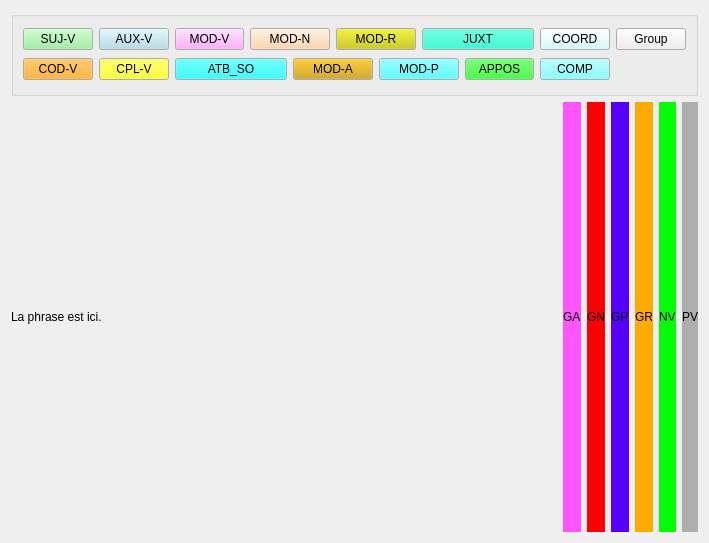
<?xml version="1.0" encoding="UTF-8"?>
<ui version="4.0">
 <class>SyanotMainWindow</class>
 <widget class="QFrame" name="SyanotMainWindow">
  <property name="geometry">
   <rect>
    <x>0</x>
    <y>0</y>
    <width>709</width>
    <height>543</height>
   </rect>
  </property>
  <property name="windowTitle">
   <string>Syanot</string>
  </property>
  <layout class="QGridLayout" name="gridLayout_2">
   <item row="0" column="0">
    <layout class="QVBoxLayout" name="vboxLayout">
     <item>
      <widget class="KButtonGroup" name="kbuttongroup">
       <property name="sizePolicy">
        <sizepolicy hsizetype="Expanding" vsizetype="Fixed">
         <horstretch>0</horstretch>
         <verstretch>0</verstretch>
        </sizepolicy>
       </property>
       <property name="minimumSize">
        <size>
         <width>200</width>
         <height>85</height>
        </size>
       </property>
       <layout class="QGridLayout" name="gridLayout">
        <item row="0" column="0">
         <widget class="KPushButton" name="sujvbutton">
          <property name="palette">
           <palette>
            <active>
             <colorrole role="Button">
              <brush brushstyle="SolidPattern">
               <color alpha="255">
                <red>144</red>
                <green>238</green>
                <blue>144</blue>
               </color>
              </brush>
             </colorrole>
            </active>
            <inactive>
             <colorrole role="Button">
              <brush brushstyle="SolidPattern">
               <color alpha="255">
                <red>144</red>
                <green>238</green>
                <blue>144</blue>
               </color>
              </brush>
             </colorrole>
            </inactive>
            <disabled>
             <colorrole role="Button">
              <brush brushstyle="SolidPattern">
               <color alpha="255">
                <red>144</red>
                <green>238</green>
                <blue>144</blue>
               </color>
              </brush>
             </colorrole>
            </disabled>
           </palette>
          </property>
          <property name="text">
           <string>SUJ-V</string>
          </property>
         </widget>
        </item>
        <item row="0" column="1">
         <widget class="KPushButton" name="auxvbutton">
          <property name="palette">
           <palette>
            <active>
             <colorrole role="Button">
              <brush brushstyle="SolidPattern">
               <color alpha="255">
                <red>173</red>
                <green>217</green>
                <blue>230</blue>
               </color>
              </brush>
             </colorrole>
            </active>
            <inactive>
             <colorrole role="Button">
              <brush brushstyle="SolidPattern">
               <color alpha="255">
                <red>173</red>
                <green>217</green>
                <blue>230</blue>
               </color>
              </brush>
             </colorrole>
            </inactive>
            <disabled>
             <colorrole role="Button">
              <brush brushstyle="SolidPattern">
               <color alpha="255">
                <red>173</red>
                <green>217</green>
                <blue>230</blue>
               </color>
              </brush>
             </colorrole>
            </disabled>
           </palette>
          </property>
          <property name="text">
           <string>AUX-V</string>
          </property>
         </widget>
        </item>
        <item row="0" column="2">
         <widget class="KPushButton" name="modvbutton">
          <property name="palette">
           <palette>
            <active>
             <colorrole role="Button">
              <brush brushstyle="SolidPattern">
               <color alpha="255">
                <red>255</red>
                <green>153</green>
                <blue>255</blue>
               </color>
              </brush>
             </colorrole>
            </active>
            <inactive>
             <colorrole role="Button">
              <brush brushstyle="SolidPattern">
               <color alpha="255">
                <red>255</red>
                <green>153</green>
                <blue>255</blue>
               </color>
              </brush>
             </colorrole>
            </inactive>
            <disabled>
             <colorrole role="Button">
              <brush brushstyle="SolidPattern">
               <color alpha="255">
                <red>255</red>
                <green>153</green>
                <blue>255</blue>
               </color>
              </brush>
             </colorrole>
            </disabled>
           </palette>
          </property>
          <property name="text">
           <string>MOD-V</string>
          </property>
         </widget>
        </item>
        <item row="0" column="3" colspan="2">
         <widget class="KPushButton" name="modnbutton">
          <property name="palette">
           <palette>
            <active>
             <colorrole role="Button">
              <brush brushstyle="SolidPattern">
               <color alpha="255">
                <red>255</red>
                <green>204</green>
                <blue>153</blue>
               </color>
              </brush>
             </colorrole>
            </active>
            <inactive>
             <colorrole role="Button">
              <brush brushstyle="SolidPattern">
               <color alpha="255">
                <red>255</red>
                <green>204</green>
                <blue>153</blue>
               </color>
              </brush>
             </colorrole>
            </inactive>
            <disabled>
             <colorrole role="Button">
              <brush brushstyle="SolidPattern">
               <color alpha="255">
                <red>255</red>
                <green>204</green>
                <blue>153</blue>
               </color>
              </brush>
             </colorrole>
            </disabled>
           </palette>
          </property>
          <property name="text">
           <string>MOD-N</string>
          </property>
         </widget>
        </item>
        <item row="0" column="5" colspan="2">
         <widget class="KPushButton" name="modrbutton">
          <property name="palette">
           <palette>
            <active>
             <colorrole role="Button">
              <brush brushstyle="SolidPattern">
               <color alpha="255">
                <red>204</red>
                <green>204</green>
                <blue>0</blue>
               </color>
              </brush>
             </colorrole>
            </active>
            <inactive>
             <colorrole role="Button">
              <brush brushstyle="SolidPattern">
               <color alpha="255">
                <red>204</red>
                <green>204</green>
                <blue>0</blue>
               </color>
              </brush>
             </colorrole>
            </inactive>
            <disabled>
             <colorrole role="Button">
              <brush brushstyle="SolidPattern">
               <color alpha="255">
                <red>204</red>
                <green>204</green>
                <blue>0</blue>
               </color>
              </brush>
             </colorrole>
            </disabled>
           </palette>
          </property>
          <property name="text">
           <string>MOD-R</string>
          </property>
         </widget>
        </item>
        <item row="0" column="7" colspan="2">
         <widget class="KPushButton" name="juxtbutton">
          <property name="palette">
           <palette>
            <active>
             <colorrole role="Button">
              <brush brushstyle="SolidPattern">
               <color alpha="255">
                <red>0</red>
                <green>255</green>
                <blue>204</blue>
               </color>
              </brush>
             </colorrole>
            </active>
            <inactive>
             <colorrole role="Button">
              <brush brushstyle="SolidPattern">
               <color alpha="255">
                <red>0</red>
                <green>255</green>
                <blue>204</blue>
               </color>
              </brush>
             </colorrole>
            </inactive>
            <disabled>
             <colorrole role="Button">
              <brush brushstyle="SolidPattern">
               <color alpha="255">
                <red>0</red>
                <green>255</green>
                <blue>204</blue>
               </color>
              </brush>
             </colorrole>
            </disabled>
           </palette>
          </property>
          <property name="text">
           <string>JUXT</string>
          </property>
         </widget>
        </item>
        <item row="0" column="9">
         <widget class="KPushButton" name="coordbutton">
          <property name="palette">
           <palette>
            <active>
             <colorrole role="Button">
              <brush brushstyle="SolidPattern">
               <color alpha="255">
                <red>204</red>
                <green>255</green>
                <blue>255</blue>
               </color>
              </brush>
             </colorrole>
            </active>
            <inactive>
             <colorrole role="Button">
              <brush brushstyle="SolidPattern">
               <color alpha="255">
                <red>204</red>
                <green>255</green>
                <blue>255</blue>
               </color>
              </brush>
             </colorrole>
            </inactive>
            <disabled>
             <colorrole role="Button">
              <brush brushstyle="SolidPattern">
               <color alpha="255">
                <red>204</red>
                <green>255</green>
                <blue>255</blue>
               </color>
              </brush>
             </colorrole>
            </disabled>
           </palette>
          </property>
          <property name="text">
           <string>COORD</string>
          </property>
         </widget>
        </item>
        <item row="1" column="0">
         <widget class="KPushButton" name="codvbutton">
          <property name="palette">
           <palette>
            <active>
             <colorrole role="Button">
              <brush brushstyle="SolidPattern">
               <color alpha="255">
                <red>255</red>
                <green>162</green>
                <blue>0</blue>
               </color>
              </brush>
             </colorrole>
            </active>
            <inactive>
             <colorrole role="Button">
              <brush brushstyle="SolidPattern">
               <color alpha="255">
                <red>255</red>
                <green>162</green>
                <blue>0</blue>
               </color>
              </brush>
             </colorrole>
            </inactive>
            <disabled>
             <colorrole role="Button">
              <brush brushstyle="SolidPattern">
               <color alpha="255">
                <red>255</red>
                <green>162</green>
                <blue>0</blue>
               </color>
              </brush>
             </colorrole>
            </disabled>
           </palette>
          </property>
          <property name="text">
           <string>COD-V</string>
          </property>
         </widget>
        </item>
        <item row="1" column="1">
         <widget class="KPushButton" name="cplvbutton">
          <property name="palette">
           <palette>
            <active>
             <colorrole role="Button">
              <brush brushstyle="SolidPattern">
               <color alpha="255">
                <red>255</red>
                <green>255</green>
                <blue>0</blue>
               </color>
              </brush>
             </colorrole>
            </active>
            <inactive>
             <colorrole role="Button">
              <brush brushstyle="SolidPattern">
               <color alpha="255">
                <red>255</red>
                <green>255</green>
                <blue>0</blue>
               </color>
              </brush>
             </colorrole>
            </inactive>
            <disabled>
             <colorrole role="Button">
              <brush brushstyle="SolidPattern">
               <color alpha="255">
                <red>255</red>
                <green>255</green>
                <blue>0</blue>
               </color>
              </brush>
             </colorrole>
            </disabled>
           </palette>
          </property>
          <property name="text">
           <string>CPL-V</string>
          </property>
         </widget>
        </item>
        <item row="1" column="2" colspan="2">
         <widget class="KPushButton" name="atbsobutton">
          <property name="palette">
           <palette>
            <active>
             <colorrole role="Button">
              <brush brushstyle="SolidPattern">
               <color alpha="255">
                <red>0</red>
                <green>255</green>
                <blue>255</blue>
               </color>
              </brush>
             </colorrole>
            </active>
            <inactive>
             <colorrole role="Button">
              <brush brushstyle="SolidPattern">
               <color alpha="255">
                <red>0</red>
                <green>255</green>
                <blue>255</blue>
               </color>
              </brush>
             </colorrole>
            </inactive>
            <disabled>
             <colorrole role="Button">
              <brush brushstyle="SolidPattern">
               <color alpha="255">
                <red>0</red>
                <green>255</green>
                <blue>255</blue>
               </color>
              </brush>
             </colorrole>
            </disabled>
           </palette>
          </property>
          <property name="text">
           <string>ATB_SO</string>
          </property>
         </widget>
        </item>
        <item row="1" column="4" colspan="2">
         <widget class="KPushButton" name="modabutton">
          <property name="palette">
           <palette>
            <active>
             <colorrole role="Button">
              <brush brushstyle="SolidPattern">
               <color alpha="255">
                <red>204</red>
                <green>153</green>
                <blue>0</blue>
               </color>
              </brush>
             </colorrole>
            </active>
            <inactive>
             <colorrole role="Button">
              <brush brushstyle="SolidPattern">
               <color alpha="255">
                <red>204</red>
                <green>153</green>
                <blue>0</blue>
               </color>
              </brush>
             </colorrole>
            </inactive>
            <disabled>
             <colorrole role="Button">
              <brush brushstyle="SolidPattern">
               <color alpha="255">
                <red>204</red>
                <green>153</green>
                <blue>0</blue>
               </color>
              </brush>
             </colorrole>
            </disabled>
           </palette>
          </property>
          <property name="text">
           <string>MOD-A</string>
          </property>
         </widget>
        </item>
        <item row="1" column="6" colspan="2">
         <widget class="KPushButton" name="modpbutton">
          <property name="palette">
           <palette>
            <active>
             <colorrole role="Button">
              <brush brushstyle="SolidPattern">
               <color alpha="255">
                <red>51</red>
                <green>255</green>
                <blue>255</blue>
               </color>
              </brush>
             </colorrole>
            </active>
            <inactive>
             <colorrole role="Button">
              <brush brushstyle="SolidPattern">
               <color alpha="255">
                <red>51</red>
                <green>255</green>
                <blue>255</blue>
               </color>
              </brush>
             </colorrole>
            </inactive>
            <disabled>
             <colorrole role="Button">
              <brush brushstyle="SolidPattern">
               <color alpha="255">
                <red>51</red>
                <green>255</green>
                <blue>255</blue>
               </color>
              </brush>
             </colorrole>
            </disabled>
           </palette>
          </property>
          <property name="text">
           <string>MOD-P</string>
          </property>
         </widget>
        </item>
        <item row="1" column="8">
         <widget class="KPushButton" name="apposbutton">
          <property name="palette">
           <palette>
            <active>
             <colorrole role="Button">
              <brush brushstyle="SolidPattern">
               <color alpha="255">
                <red>0</red>
                <green>255</green>
                <blue>0</blue>
               </color>
              </brush>
             </colorrole>
            </active>
            <inactive>
             <colorrole role="Button">
              <brush brushstyle="SolidPattern">
               <color alpha="255">
                <red>0</red>
                <green>255</green>
                <blue>0</blue>
               </color>
              </brush>
             </colorrole>
            </inactive>
            <disabled>
             <colorrole role="Button">
              <brush brushstyle="SolidPattern">
               <color alpha="255">
                <red>0</red>
                <green>255</green>
                <blue>0</blue>
               </color>
              </brush>
             </colorrole>
            </disabled>
           </palette>
          </property>
          <property name="text">
           <string>APPOS</string>
          </property>
         </widget>
        </item>
        <item row="1" column="10">
         <spacer>
          <property name="orientation">
           <enum>Qt::Horizontal</enum>
          </property>
          <property name="sizeHint" stdset="0">
           <size>
            <width>40</width>
            <height>20</height>
           </size>
          </property>
         </spacer>
        </item>
        <item row="0" column="10">
         <widget class="KPushButton" name="groupbutton">
          <property name="text">
           <string>Group</string>
          </property>
         </widget>
        </item>
        <item row="1" column="9">
         <widget class="KPushButton" name="compbutton">
          <property name="palette">
           <palette>
            <active>
             <colorrole role="Button">
              <brush brushstyle="SolidPattern">
               <color alpha="255">
                <red>102</red>
                <green>255</green>
                <blue>255</blue>
               </color>
              </brush>
             </colorrole>
            </active>
            <inactive>
             <colorrole role="Button">
              <brush brushstyle="SolidPattern">
               <color alpha="255">
                <red>102</red>
                <green>255</green>
                <blue>255</blue>
               </color>
              </brush>
             </colorrole>
            </inactive>
            <disabled>
             <colorrole role="Button">
              <brush brushstyle="SolidPattern">
               <color alpha="255">
                <red>102</red>
                <green>255</green>
                <blue>255</blue>
               </color>
              </brush>
             </colorrole>
            </disabled>
           </palette>
          </property>
          <property name="text">
           <string>COMP</string>
          </property>
         </widget>
        </item>
       </layout>
      </widget>
     </item>
     <item>
      <layout class="QHBoxLayout" name="horizontalLayout">
       <item>
        <widget class="QLabel" name="enonce">
         <property name="sizePolicy">
          <sizepolicy hsizetype="Expanding" vsizetype="Preferred">
           <horstretch>0</horstretch>
           <verstretch>0</verstretch>
          </sizepolicy>
         </property>
         <property name="mouseTracking">
          <bool>true</bool>
         </property>
         <property name="text">
          <string>La phrase est ici.</string>
         </property>
         <property name="wordWrap">
          <bool>true</bool>
         </property>
         <property name="textInteractionFlags">
          <set>Qt::LinksAccessibleByMouse|Qt::TextSelectableByMouse</set>
         </property>
        </widget>
       </item>
       <item>
        <spacer name="horizontalSpacer">
         <property name="orientation">
          <enum>Qt::Horizontal</enum>
         </property>
         <property name="sizeHint" stdset="0">
          <size>
           <width>40</width>
           <height>20</height>
          </size>
         </property>
        </spacer>
       </item>
       <item>
        <widget class="QLabel" name="label">
         <property name="autoFillBackground">
          <bool>false</bool>
         </property>
         <property name="styleSheet">
          <string>background-color: rgb(255, 85, 255);</string>
         </property>
         <property name="text">
          <string>GA</string>
         </property>
        </widget>
       </item>
       <item>
        <widget class="QLabel" name="label_2">
         <property name="styleSheet">
          <string>background-color: rgb(255, 0, 0);</string>
         </property>
         <property name="text">
          <string>GN</string>
         </property>
        </widget>
       </item>
       <item>
        <widget class="QLabel" name="label_3">
         <property name="styleSheet">
          <string>background-color: rgb(85, 0, 255);</string>
         </property>
         <property name="text">
          <string>GP</string>
         </property>
        </widget>
       </item>
       <item>
        <widget class="QLabel" name="label_4">
         <property name="styleSheet">
          <string>background-color: rgb(255, 170, 0);</string>
         </property>
         <property name="text">
          <string>GR</string>
         </property>
        </widget>
       </item>
       <item>
        <widget class="QLabel" name="label_5">
         <property name="styleSheet">
          <string>background-color: rgb(0, 255, 0);</string>
         </property>
         <property name="text">
          <string>NV</string>
         </property>
        </widget>
       </item>
       <item>
        <widget class="QLabel" name="label_6">
         <property name="styleSheet">
          <string>background-color: rgb(174, 174, 174);</string>
         </property>
         <property name="text">
          <string>PV</string>
         </property>
        </widget>
       </item>
      </layout>
     </item>
    </layout>
   </item>
  </layout>
 </widget>
 <customwidgets>
  <customwidget>
   <class>KButtonGroup</class>
   <extends>QGroupBox</extends>
   <header>kbuttongroup.h</header>
   <container>1</container>
  </customwidget>
  <customwidget>
   <class>KPushButton</class>
   <extends>QPushButton</extends>
   <header>kpushbutton.h</header>
  </customwidget>
 </customwidgets>
 <resources/>
 <connections/>
</ui>
